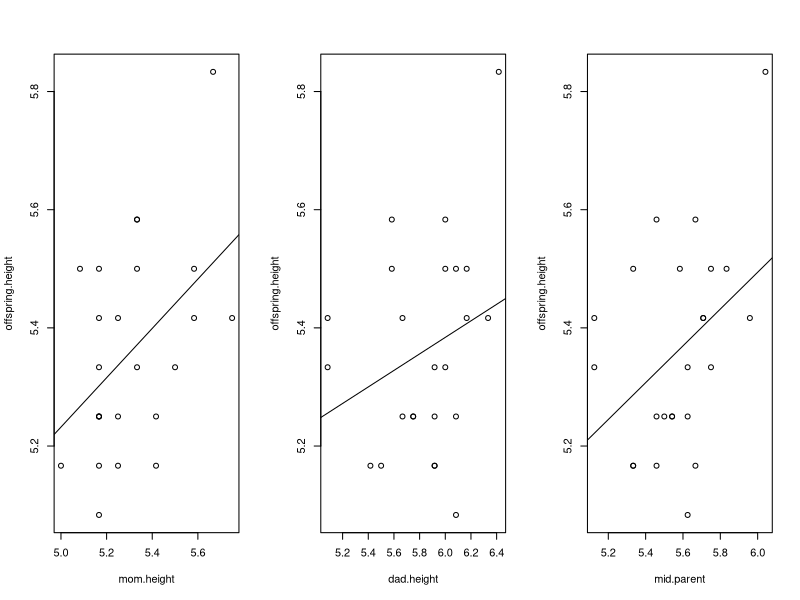
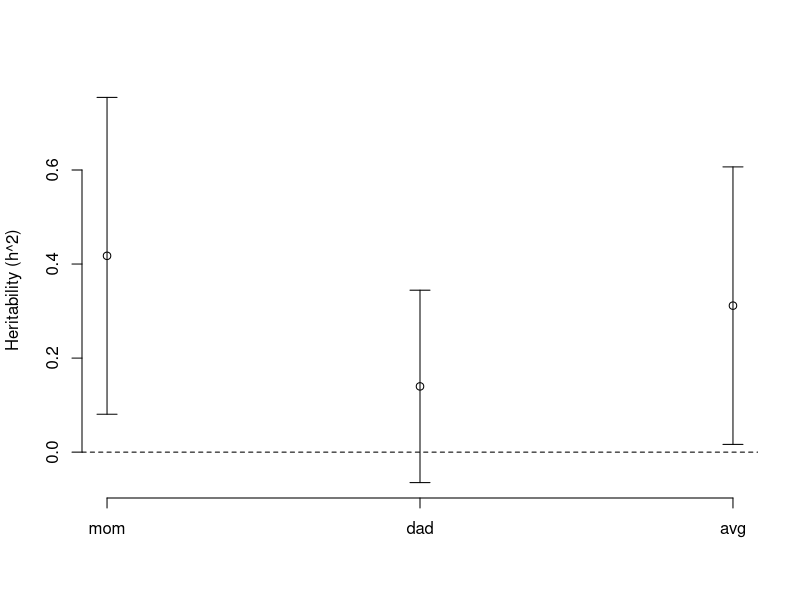
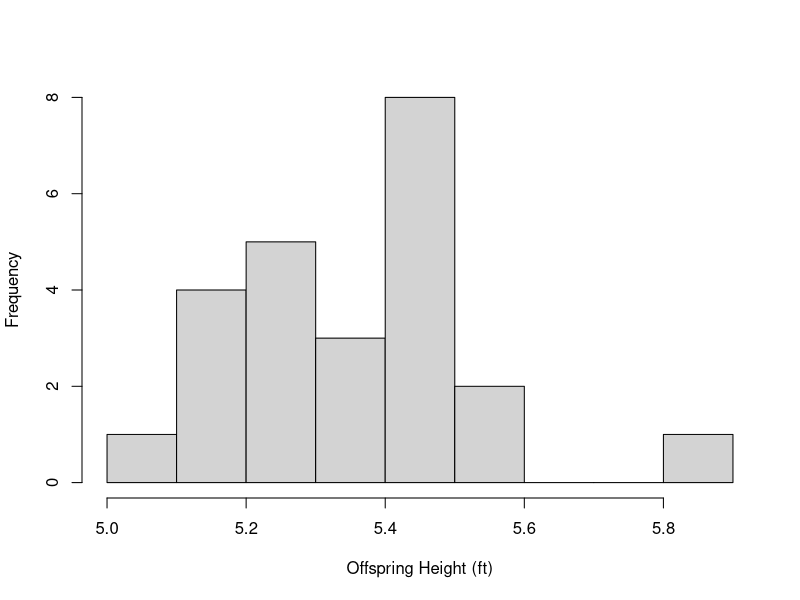
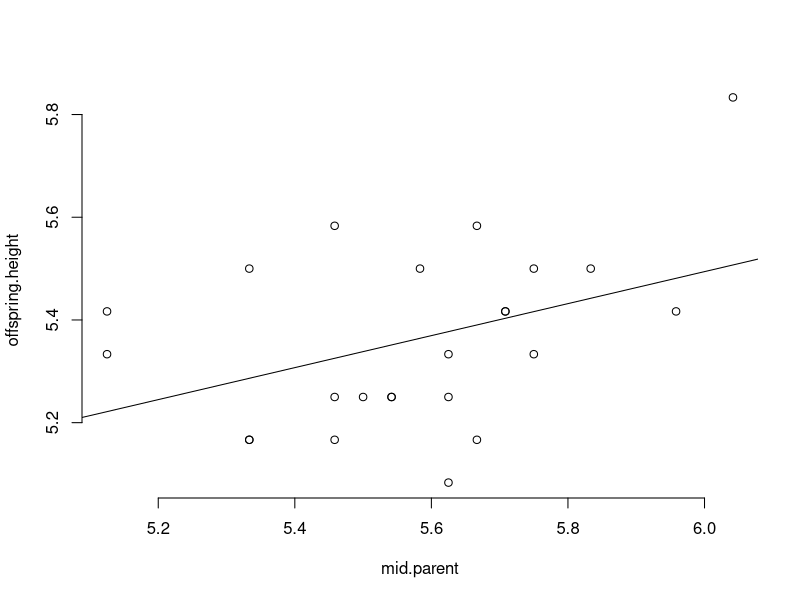
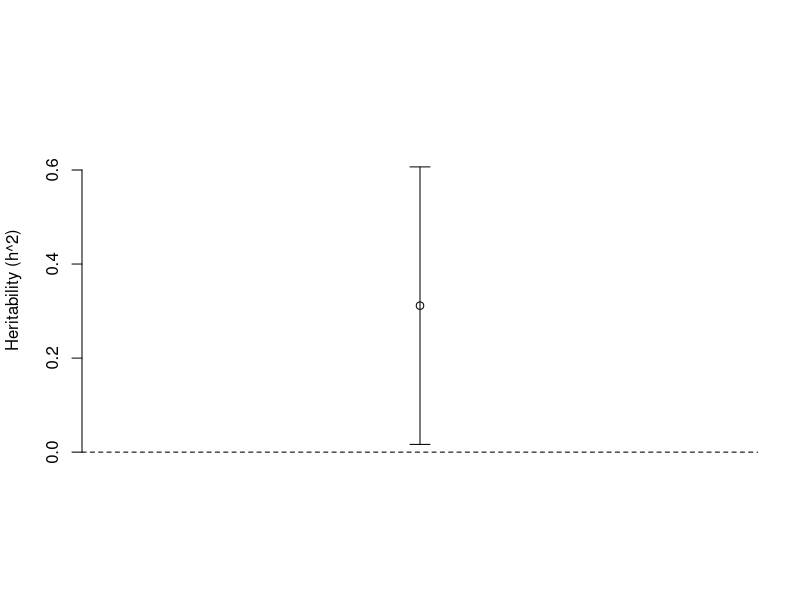

The R source for these figures, in order:

dat1 = read.csv('./height_211_2014.csv')
dat1$year = 2014
dat2 = read.csv('./height_211_2015.csv')
dat2$year = 2015
head(dat1)
head(dat2)
dat = rbind(dat1, dat2)

## drop males because only 2 outliers exist
dat = dat[dat$Sex == 'F', ]

mods = vector('list', 3)
h2 = se = rep(NA, 3)

mods[[1]] = lm(offspring.height ~ mom.height, data=dat)
mods[[2]] = lm(offspring.height ~ dad.height, data=dat)
mods[[3]] = lm(offspring.height ~ mid.parent, data=dat)

for(i in 1:3) {
    h2[i] = coef(mods[[i]])[2]
    se[i] = summary(mods[[i]])$coef[2,2]
}

par(mfrow=c(1,3))
plot(offspring.height ~ mom.height, data=dat)
abline(mods[[1]])
plot(offspring.height ~ dad.height, data=dat)
abline(mods[[2]])
plot(offspring.height ~ mid.parent, data=dat)
abline(mods[[3]])

ymin = min(h2 - 1.96 * se)
ymax = max(h2 + 1.96 * se)

par(mfrow=c(1,1))
plot(1:3, h2, ylim=c(ymin, ymax), frame.plot=F, axes=F,
     xlab='', ylab='Heritability (h^2)')
arrows(1:3, h2 - 1.96 * se,
       1:3, h2 + 1.96 * se, code=3, angle=90, length=.1 )
abline(h=0, lty=2)
axis(side=1, at = 1:3, labels = c('mom', 'dad', 'avg'))
axis(side=2)

pdf('./class_heights.pdf')
par(mfrow=c(1,1))
hist(dat$offspring.height, main='', xlab='Offspring Height (ft)')
plot(offspring.height ~ mid.parent, data=dat, frame.plot=F)
abline(mods[[3]])
plot(1, h2[3], ylim=c(ymin, ymax), frame.plot=F, axes=F,
     xlab='', ylab='Heritability (h^2)')
arrows(1, h2[3] - 1.96 * se[3],
       1, h2[3] + 1.96 * se[3], code=3, angle=90, length=.1 )
abline(h=0, lty=2)
axis(side=2)
dev.off()
